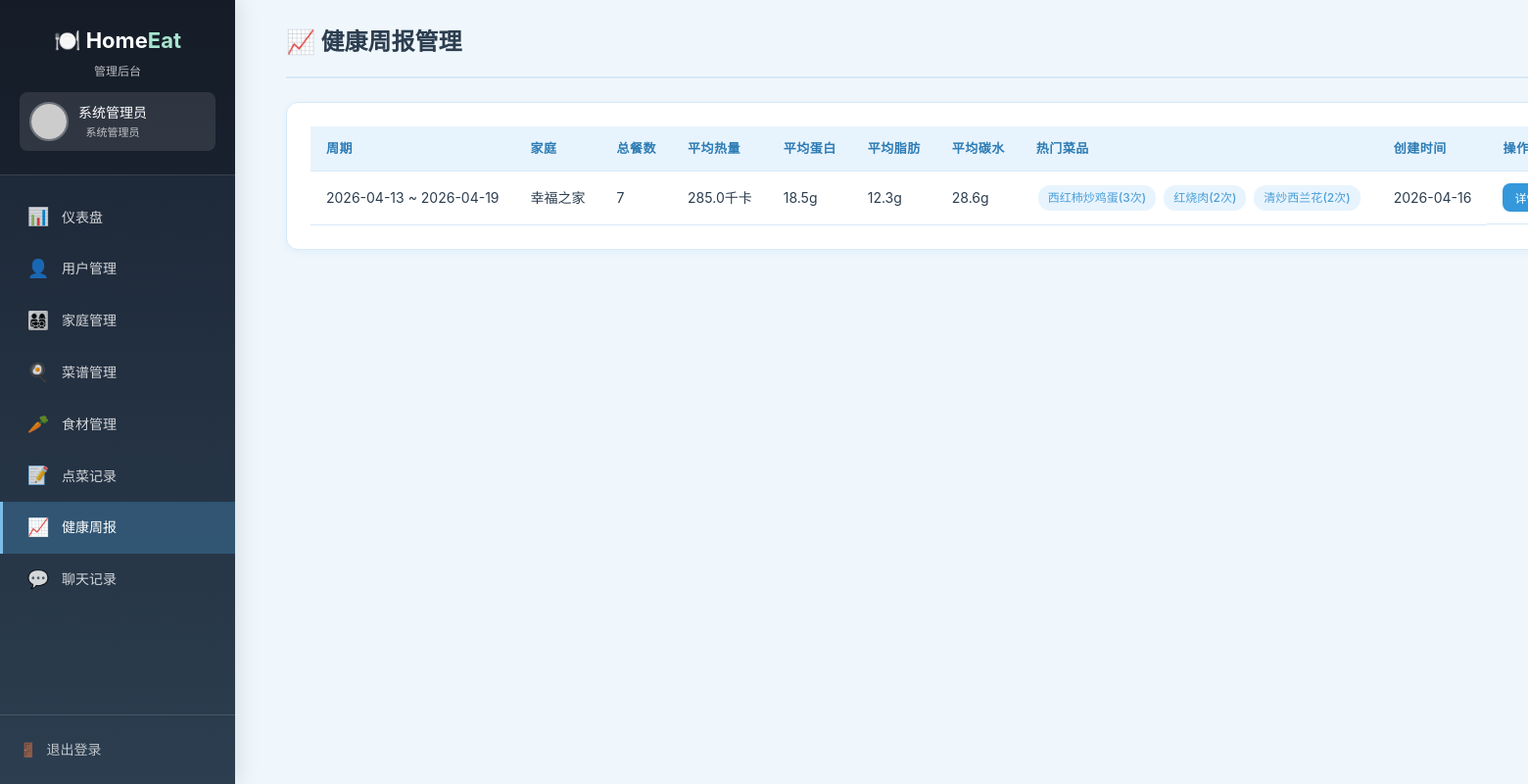
Screenshot of /admin/reports (signed in) with the database file from the repository.
### models.py (models this page shows)
class User(UserMixin, db.Model):
    __tablename__ = 'user'
    id = db.Column(db.Integer, primary_key=True)
    username = db.Column(db.String(50), unique=True, nullable=False)
    password = db.Column(db.String(200), nullable=False)
    role = db.Column(db.String(20), default='user')  # admin / user
    nickname = db.Column(db.String(50), default='')
    avatar = db.Column(db.String(200), default='')
    gender = db.Column(db.String(10), default='')
    age = db.Column(db.Integer, default=0)
    height = db.Column(db.Float, default=0)
    weight = db.Column(db.Float, default=0)
    diseases = db.Column(db.Text, default='')  # 慢性疾病
    allergies = db.Column(db.Text, default='')  # 过敏史
    special_diet = db.Column(db.Text, default='')  # 特殊饮食需求
    taste_likes = db.Column(db.Text, default='')  # 喜欢的口味
    taste_dislikes = db.Column(db.Text, default='')  # 忌口食材
    health_goal = db.Column(db.Text, default='')  # 健康目标
    family_id = db.Column(db.Integer, db.ForeignKey('family.id'), nullable=True)
    is_family_admin = db.Column(db.Boolean, default=False)
    created_at = db.Column(db.DateTime, default=datetime.now)
    family = db.relationship('Family', foreign_keys=[family_id], backref=db.backref('members', lazy=True))

class WeeklyReport(db.Model):
    __tablename__ = 'weekly_report'
    id = db.Column(db.Integer, primary_key=True)
    family_id = db.Column(db.Integer, db.ForeignKey('family.id'), nullable=False)
    week_start = db.Column(db.Date, nullable=False)
    week_end = db.Column(db.Date, nullable=False)
    total_meals = db.Column(db.Integer, default=0)
    avg_calories = db.Column(db.Float, default=0)
    avg_protein = db.Column(db.Float, default=0)
    avg_fat = db.Column(db.Float, default=0)
    avg_carbs = db.Column(db.Float, default=0)
    top_recipes = db.Column(db.Text, default='[]')  # 热门菜品JSON
    nutrition_analysis = db.Column(db.Text, default='')  # 营养分析
    suggestions = db.Column(db.Text, default='')  # 饮食建议
    report_data = db.Column(db.Text, default='{}')  # 完整报告数据JSON
    created_at = db.Column(db.DateTime, default=datetime.now)
    family = db.relationship('Family', backref=db.backref('reports', lazy=True))

class Family(db.Model):
    __tablename__ = 'family'
    id = db.Column(db.Integer, primary_key=True)
    name = db.Column(db.String(100), nullable=False)
    invite_code = db.Column(db.String(20), unique=True, nullable=False)
    description = db.Column(db.Text, default='')
    avatar = db.Column(db.String(200), default='')
    created_by = db.Column(db.Integer, db.ForeignKey('user.id'))
    created_at = db.Column(db.DateTime, default=datetime.now)
    creator = db.relationship('User', foreign_keys=[created_by])

### app.py (the view)
@app.route('/admin/reports')
@login_required
@admin_required
def admin_reports():
    page = request.args.get('page', 1, type=int)
    pagination = WeeklyReport.query.order_by(
        WeeklyReport.created_at.desc()
    ).paginate(page=page, per_page=10, error_out=False)
    return render_template('admin/reports.html', pagination=pagination)

### app.py (called while the page is built)
@login_manager.user_loader
def load_user(user_id):
    return User.query.get(int(user_id))

def admin_required(f):
    @wraps(f)
    def decorated_function(*args, **kwargs):
        if not current_user.is_authenticated or current_user.role != 'admin':
            flash('需要管理员权限', 'error')
            return redirect(url_for('login'))
        return f(*args, **kwargs)
    return decorated_function

@app.template_filter('fromjson')
def fromjson_filter(s):
    try:
        return json.loads(s) if s else []
    except (json.JSONDecodeError, TypeError):
        return []

### templates/admin/reports.html (shortened to what this page needs)
{% extends "admin/base.html" %}
{% block content %}
<div class="page-header">
    <h2>📈 健康周报管理</h2>
</div>
<div class="card">
    <div class="table-wrapper">
        <table class="data-table">
            <thead><tr><th>周期</th><th>家庭</th><th>总餐数</th><th>平均热量</th><th>平均蛋白</th><th>平均脂肪</th><th>平均碳水</th><th>热门菜品</th><th>创建时间</th><th>操作</th></tr></thead>
            <tbody>
            {% for report in pagination.items %}
            <tr>
                <td>{{ report.week_start }} ~ {{ report.week_end }}</td>
                <td>{{ report.family.name if report.family else '-' }}</td>
                <td>{{ report.total_meals }}</td>
                <td>{{ report.avg_calories }}千卡</td>
                <td>{{ report.avg_protein }}g</td>
                <td>{{ report.avg_fat }}g</td>
                <td>{{ report.avg_carbs }}g</td>
                <td>
                    {% set top = report.top_recipes | fromjson %}
                    {% for r in top[:3] %}
                    <span class="badge badge-primary" style="margin:2px;">{{ r.name }}({{ r.count }}次)</span>
                    {% endfor %}
                </td>
                <td>{{ report.created_at.strftime('%Y-%m-%d') if report.created_at else '-' }}</td>
                <td class="table-actions">
                    <button class="btn btn-info btn-sm" onclick="showDetail({{ report.id }})">详情</button>
                </td>
            </tr>
            {% endfor %}
            </tbody>
        </table>
    </div>
</div>
{% endblock %}

### templates/admin/base.html (shortened to what this page needs)
<!DOCTYPE html>
<html lang="zh-CN">
<head>
    <link rel="stylesheet" href="/static/css/style.css">
</head>
<body>
<div class="user-layout">
    <aside class="user-sidebar admin-sidebar">
        <div class="sidebar-header">
            <h2>🍽️ Home<span>Eat</span></h2>
            <p style="font-size:12px;opacity:0.7;margin-top:4px;">管理后台</p>
            <div class="user-info">
                <img src="{{ current_user.avatar or 'https://via.placeholder.com/40' }}" alt="头像" class="user-avatar">
                <div>
                    <div class="user-name">{{ current_user.nickname }}</div>
                    <div class="user-role">系统管理员</div>
                </div>
            </div>
        </div>
        <nav class="sidebar-nav">
            <a href="/admin/dashboard" class="{% if request.endpoint == 'admin_dashboard' %}active{% endif %}">
                <span class="nav-icon">📊</span> <span>仪表盘</span>
            </a>
            <a href="/admin/users" class="{% if request.endpoint == 'admin_users' %}active{% endif %}">
                <span class="nav-icon">👤</span> <span>用户管理</span>
            </a>
            <a href="/admin/families" class="{% if request.endpoint == 'admin_families' %}active{% endif %}">
                <span class="nav-icon">👨‍👩‍👧‍👦</span> <span>家庭管理</span>
            </a>
            <a href="/admin/recipes" class="{% if request.endpoint == 'admin_recipes' %}active{% endif %}">
                <span class="nav-icon">🍳</span> <span>菜谱管理</span>
            </a>
            <a href="/admin/ingredients" class="{% if request.endpoint == 'admin_ingredients' %}active{% endif %}">
                <span class="nav-icon">🥕</span> <span>食材管理</span>
            </a>
            <a href="/admin/records" class="{% if request.endpoint == 'admin_records' %}active{% endif %}">
                <span class="nav-icon">📝</span> <span>点菜记录</span>
            </a>
            <a href="/admin/reports" class="{% if request.endpoint == 'admin_reports' %}active{% endif %}">
                <span class="nav-icon">📈</span> <span>健康周报</span>
            </a>
            <a href="/admin/chats" class="{% if request.endpoint == 'admin_chats' %}active{% endif %}">
                <span class="nav-icon">💬</span> <span>聊天记录</span>
            </a>
        </nav>
        <div class="sidebar-footer">
            <a href="/logout"><span class="nav-icon">🚪</span> 退出登录</a>
        </div>
    </aside>
    <main class="user-main">
        {% block content %}{% endblock %}
    </main>
</div>
</body>
</html>

### static/css/style.css (style rules this page uses)
:root { --primary: #4A9FD9; --primary-light: #7BBDE8; --primary-dark: #2D7CB5; --primary-bg: #E8F4FD; --secondary: #6CC4A1; --accent: #FF8C42; --danger: #E74C3C; --warning: #F39C12; --success: #27AE60; --info: #3498DB; --bg-main: #F0F7FC; --bg-white: #FFFFFF; --bg-card: #FFFFFF; --text-dark: #2C3E50; --text-muted: #7F8C8D; --text-light: #95A5A6; --border: #D6E9F8; --shadow: rgba(74, 159, 217, 0.15); --shadow-sm: 0 2px 8px rgba(74, 159, 217, 0.1); --shadow-md: 0 4px 16px rgba(74, 159, 217, 0.15); --shadow-lg: 0 8px 32px rgba(74, 159, 217, 0.2); --radius: 12px; --radius-sm: 8px; --radius-lg: 16px; --transition: all 0.3s ease; }
* { margin: 0; padding: 0; box-sizing: border-box; }
body { font-family: 'Noto Sans SC', -apple-system, BlinkMacSystemFont, sans-serif; background: var(--bg-main); color: var(--text-dark); line-height: 1.6; }
a { color: var(--primary); text-decoration: none; transition: var(--transition); }
.btn { display: inline-flex; align-items: center; justify-content: center; gap: 6px; padding: 10px 20px; border: none; border-radius: var(--radius-sm); font-size: 14px; font-weight: 500; cursor: pointer; transition: var(--transition); font-family: inherit; }
.btn-info { background: var(--info); color: white; }
.btn-sm { padding: 6px 12px; font-size: 12px; }
.user-layout { display: flex; min-height: 100vh; }
.user-sidebar { width: 260px; background: linear-gradient(180deg, var(--primary-dark), var(--primary)); color: white; padding: 0; position: fixed; top: 0; left: 0; bottom: 0; z-index: 100; display: flex; flex-direction: column; box-shadow: 4px 0 20px rgba(0,0,0,0.1); }
.sidebar-header { padding: 24px 20px; border-bottom: 1px solid rgba(255,255,255,0.15); text-align: center; }
.sidebar-header h2 { font-size: 22px; font-weight: 700; }
.sidebar-header h2 span { color: #A8E6CF; }
.sidebar-header .user-info { margin-top: 12px; display: flex; align-items: center; gap: 10px; padding: 10px; background: rgba(255,255,255,0.1); border-radius: var(--radius-sm); }
.sidebar-header .user-avatar { width: 40px; height: 40px; border-radius: 50%; object-fit: cover; border: 2px solid rgba(255,255,255,0.3); }
.sidebar-header .user-name { font-size: 14px; font-weight: 500; }
.sidebar-header .user-role { font-size: 11px; opacity: 0.7; }
.sidebar-nav { flex: 1; padding: 16px 0; overflow-y: auto; }
.sidebar-nav a { display: flex; align-items: center; gap: 12px; padding: 12px 24px; color: rgba(255,255,255,0.8); font-size: 14px; transition: var(--transition); border-left: 3px solid transparent; }
.sidebar-nav a.active { background: rgba(255,255,255,0.15); color: white; border-left-color: #A8E6CF; font-weight: 500; }
.sidebar-nav a .nav-icon { font-size: 18px; width: 24px; text-align: center; }
.sidebar-footer { padding: 16px 20px; border-top: 1px solid rgba(255,255,255,0.15); }
.sidebar-footer a { display: flex; align-items: center; gap: 10px; color: rgba(255,255,255,0.7); padding: 8px 0; font-size: 14px; }
.user-main { margin-left: 260px; flex: 1; padding: 24px 32px; min-height: 100vh; }
.page-header { display: flex; align-items: center; justify-content: space-between; margin-bottom: 24px; padding-bottom: 16px; border-bottom: 2px solid var(--border); }
.page-header h2 { font-size: 24px; color: var(--text-dark); display: flex; align-items: center; gap: 10px; }
.card { background: var(--bg-card); border-radius: var(--radius); box-shadow: var(--shadow-sm); padding: 24px; margin-bottom: 20px; transition: var(--transition); border: 1px solid var(--border); }
.table-wrapper { overflow-x: auto; }
.data-table { width: 100%; border-collapse: collapse; table-layout: auto; }
.data-table th, .data-table td { padding: 12px 16px; text-align: left; border-bottom: 1px solid var(--border); white-space: nowrap; }
.data-table th { background: var(--primary-bg); color: var(--primary-dark); font-weight: 600; font-size: 13px; text-transform: uppercase; letter-spacing: 0.5px; }
.data-table td { font-size: 14px; }
.table-actions { display: flex; gap: 6px; }
.admin-sidebar { width: 240px; background: linear-gradient(180deg, #1a2332, #2C3E50); }
.admin-sidebar .sidebar-header { background: rgba(0,0,0,0.2); }
.admin-sidebar .sidebar-nav a.active { background: rgba(74, 159, 217, 0.3); border-left-color: var(--primary-light); }
.badge { display: inline-block; padding: 3px 10px; border-radius: 12px; font-size: 12px; font-weight: 500; }
.badge-primary { background: var(--primary-bg); color: var(--primary); }

### rows the page displays
User: nickname "系统管理员"
WeeklyReport: week_start "2026-04-13", week_end "2026-04-19", family "幸福之家", total_meals "7", avg_calories "285.0", avg_protein "18.5", avg_fat "12.3", avg_carbs "28.6", name "西红柿炒鸡蛋" "红烧肉" "清炒西兰花", count "3" "2" "2", created_at "2026-04-16"
